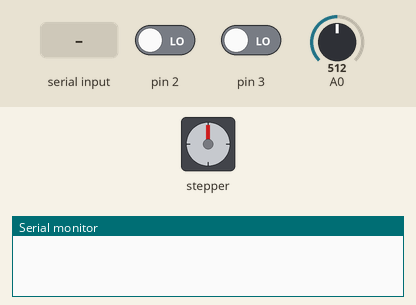
A sketch run on a simulated Arduino Uno, built with avr-gcc and run on an emulated ATmega328P. Parts: stepper motor, the last lines printed to the serial monitor. The test bench sets the inputs (shaded band); at power-on: pin 2 LOW, A0 = 512, pin 3 LOW. Stepper angles assume 200 steps per turn.

Above: at 1.2 s.
1.3 s: pin 2 driven HIGH
At 9.43 s:
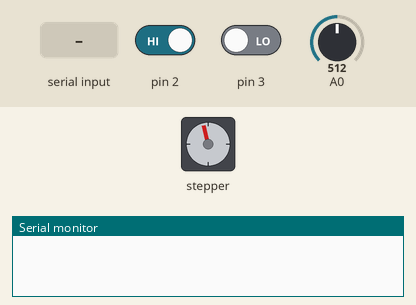
At 10.07 s:
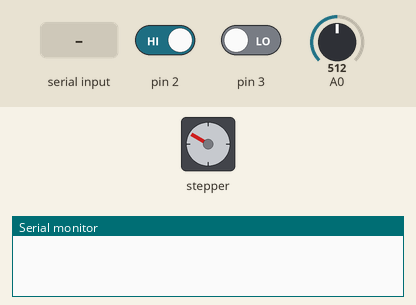
10.6 s: "V\n" received over Serial
14.1 s: "D\n" received over Serial
At 22.51 s:
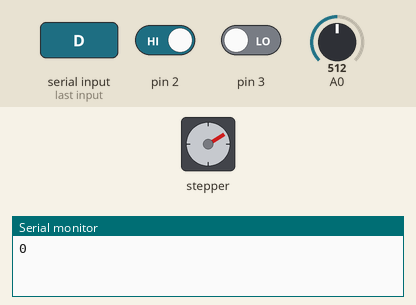
26.4 s: A0 set to 716
Timing chart, 0 to 40.2 s (numbered marks = the images above; inputs shaded):
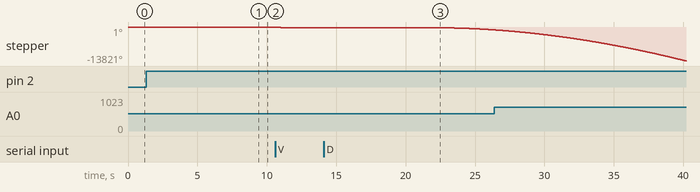

The sketch:

Prog_Arduino.ino
```cpp
#include <TimerOne.h>
#include <AccelStepper.h>

AccelStepper stepper(1, 13, 12); // Defaults to AccelStepper::FULL4WIRE (4 pins) on 2, 3, 4, 5

String leitura = "D";
int velocidade = 0, cont = 0;

void setup() {
  Serial.begin(9600);

  pinMode(2, INPUT);
  pinMode(3, INPUT);

  stepper.setAcceleration(1);
  stepper.setMaxSpeed(1000000);
  stepper.setSpeed(10);

  //Timer1.initialize(150000);
  Timer1.attachInterrupt(aceleracao);
  Timer1.initialize(20000);
}

void loop() {
  if (Serial.available() > 0) {
    leitura = Serial.readStringUntil('\n');
    if (leitura.substring(0, 1) == "V") {
      velocidade = leitura.substring(1).toInt();

      //  stepper.setSpeed(velocidade);

      Serial.println(velocidade);
    }
  }

  if (leitura == "D") {
    cont++;
    if(cont >= 1000){
      cont = 0;
      int sentido = 0;

      if (digitalRead(2)) {
        sentido = -1;
      } else if (digitalRead(3)) {
        sentido = 1;
      }
      velocidade = map(analogRead(A0), 0, 1023, 0, 10000) * sentido;
    }
  }

  stepper.runSpeed();
}

void aceleracao() {
  if (velocidade !=  stepper.speed()) {
    if (velocidade > stepper.speed()) {
      stepper.setSpeed(stepper.speed() + 1);
    } else {
      stepper.setSpeed(stepper.speed() - 1);
    }
  }
}
```

Measured:
- after the input at 1.3 s, stepper: keeps turning counter-clockwise at about 82°/s, starting after 7.5 s
- after the input at 14.1 s, stepper: keeps turning counter-clockwise at about 198°/s, starting after 7.8 s
